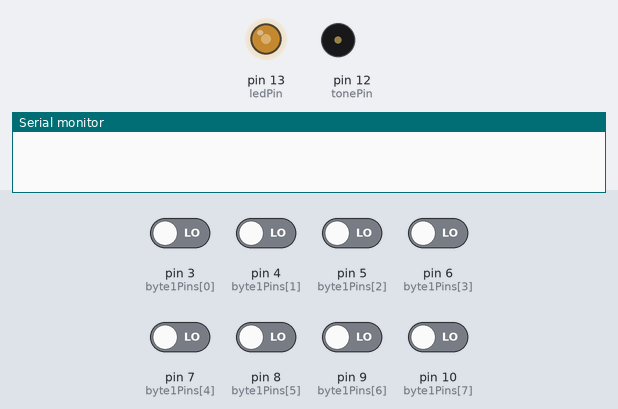
Simulated run of this sketch. Board: Arduino Uno, built with avr-gcc and run on an emulated ATmega328P. On the bench: output pins drawn as LEDs (lit = HIGH), buzzer (waves = sounding), the last lines printed to the serial monitor. The test bench sets the inputs (shaded band); at power-on: pin 3 (byte1Pins[0]), pin 4 (byte1Pins[1]), pin 5 (byte1Pins[2]), pin 6 (byte1Pins[3]), pin 7 (byte1Pins[4]), pin 8 (byte1Pins[5]), pin 9 (byte1Pins[6]), pin 10 (byte1Pins[7]) LOW.

Above: at 1.25 s.
1.3 s: pin 3 (byte1Pins[0]) driven HIGH
At 1.52 s:
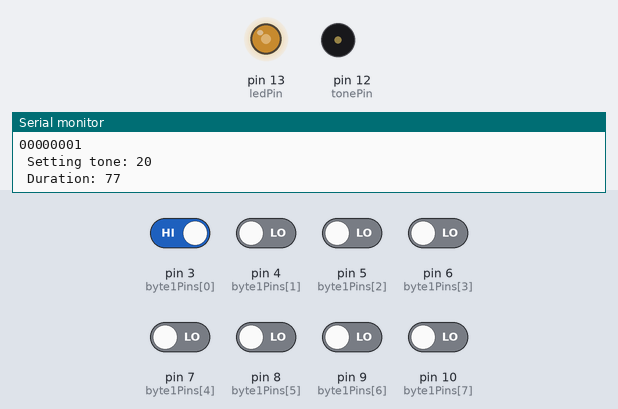
4.3 s: pin 4 (byte1Pins[1]) driven HIGH
At 4.56 s:
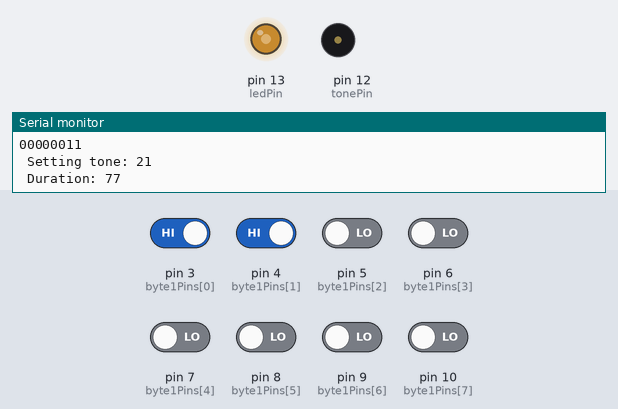
7.3 s: pin 5 (byte1Pins[2]) driven HIGH
At 7.47 s:
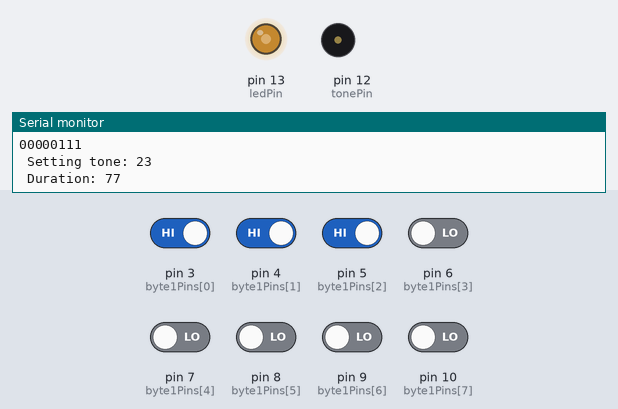
10.3 s: pin 6 (byte1Pins[3]) driven HIGH
At 10.42 s:
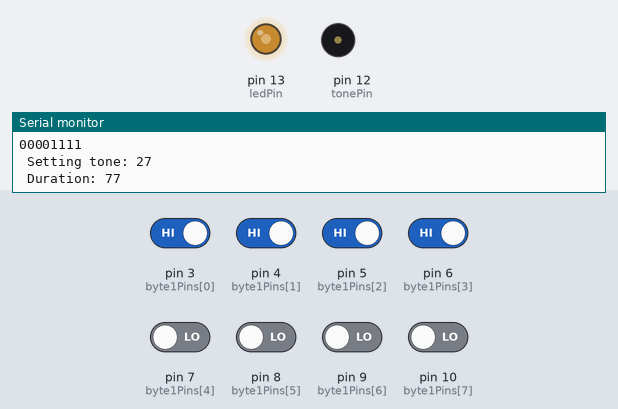
Timing chart, 0 to 14.3 s (numbered marks = the images above; inputs shaded):
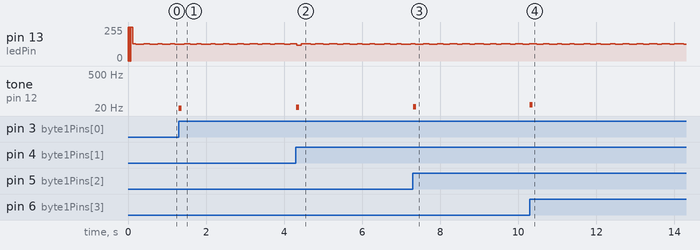

The sketch:

byteToTone.ino
```cpp
#define BITS_IN_BYTE 8
#define TONE_DURATION 77
#define FREQ_MIN 20
#define FREQ_MAX 150

byte b;
byte bPrev;
const long interval = 10;
unsigned long previousMillis = 0;
int tonePin = 12;
int ledPin = 13;

//8 pins to sample 1 byte
int byte1Pins[]={3,4,5,6,7,8,9,10};

void setup() {
  for (int i = 0; i < BITS_IN_BYTE; i++)
    pinMode(byte1Pins[i], INPUT);
  pinMode(ledPin, OUTPUT);
  Serial.begin(9600);
}

void loop() {
  unsigned long currentMillis = millis();
  if (currentMillis - previousMillis >= interval) {
    previousMillis = currentMillis;

    //sample byte, store in b
    b = 0;
    for (int i = 0; i < BITS_IN_BYTE; i++)
      if(digitalRead(byte1Pins[i])) b |= 1 << i;
      else b &= ~(1 << i);

    //I recently found bitWrite() and bitRead() helper functions.
    //This code could be simplified / made  more user friendly.
    //For example, alternative sample byte code:
    //for (int i = 0; i < BITS_IN_BYTE; i++)
    //   bitWrite(b,i, digitalRead(byte1Pins[i]));

    //map byte (0-255) to freq range and play tone
    if (b>0 && b != bPrev){
      printBits(b);
      Serial.print(" Setting tone: ");
      Serial.println(map(b,0,255,FREQ_MIN,FREQ_MAX));
      Serial.print(" Duration: ");
      Serial.println(TONE_DURATION);
      tone(tonePin, map(b,0,255,FREQ_MIN,FREQ_MAX),TONE_DURATION);
      bPrev = b;
    }

    //toggle led
    digitalWrite(ledPin, !digitalRead(ledPin));
  }
}

void printBits(byte myByte){
  for(byte mask = 0x80; mask; mask >>= 1)
    if(mask  & myByte) Serial.print('1');
    else Serial.print('0');
  Serial.println(" ");
}
```

Measured:
- after the input at 1.3 s, tone on pin 12 (tonePin): silent → 20 Hz at once, → silent 0.08 s later
- after the input at 4.3 s, tone on pin 12 (tonePin): silent → 21 Hz at once, → silent 0.08 s later
- after the input at 7.3 s, tone on pin 12 (tonePin): silent → 23 Hz at once, → silent 0.08 s later
- after the input at 10.3 s, tone on pin 12 (tonePin): silent → 27 Hz at once, → silent 0.08 s later
